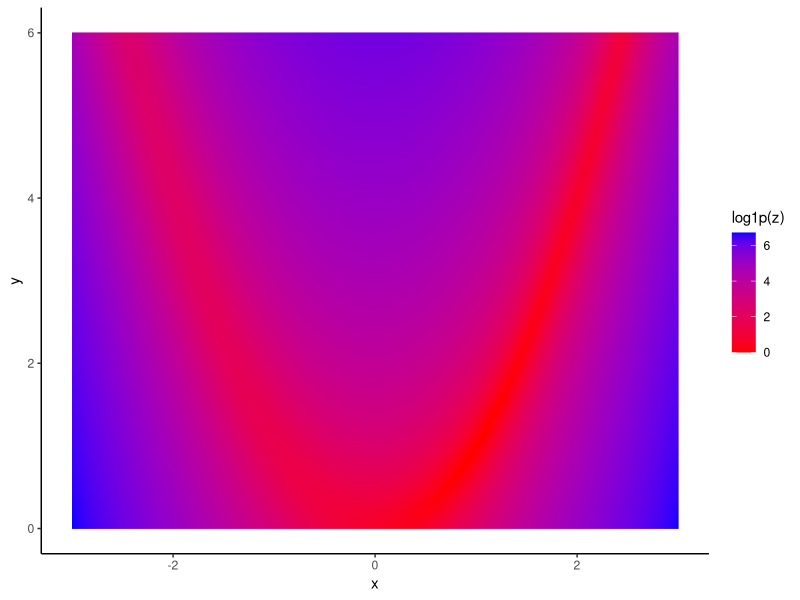
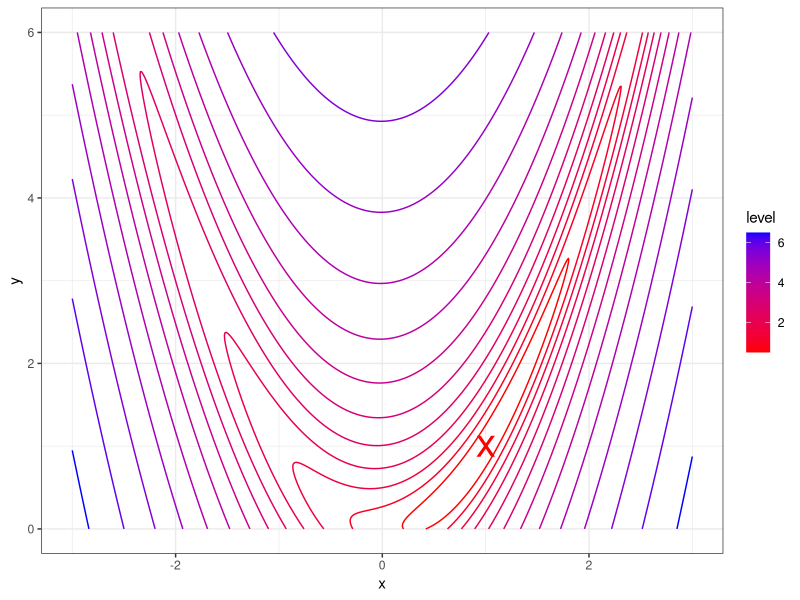
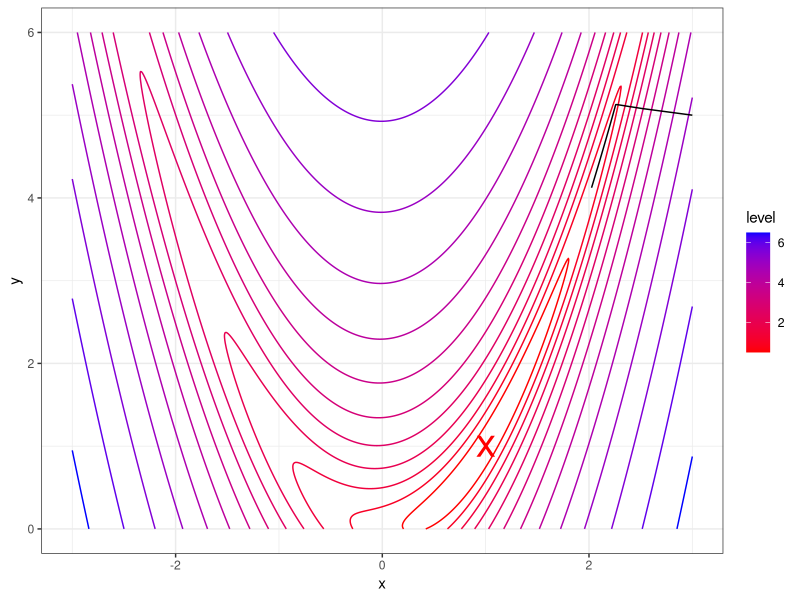
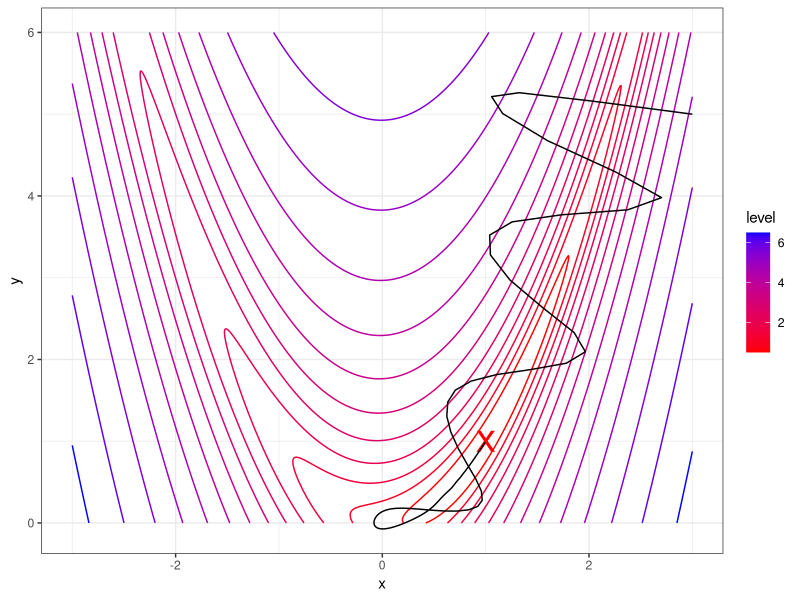
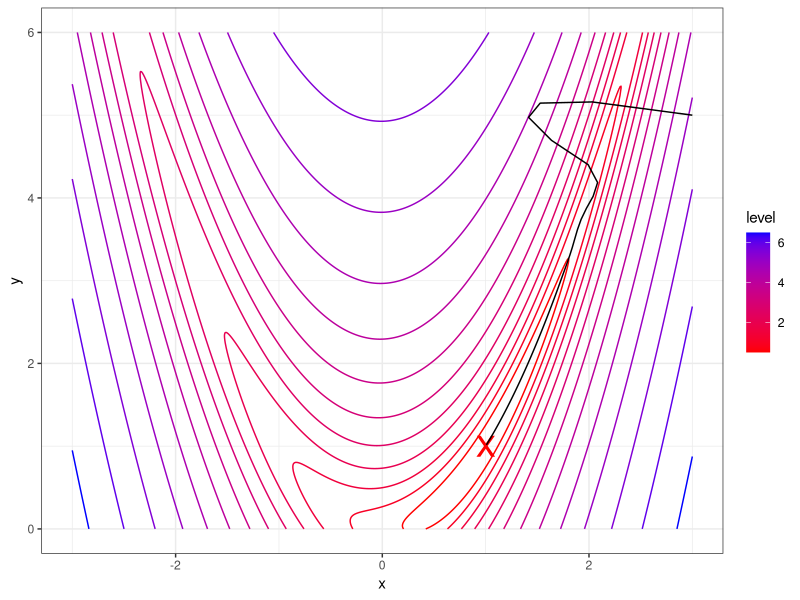
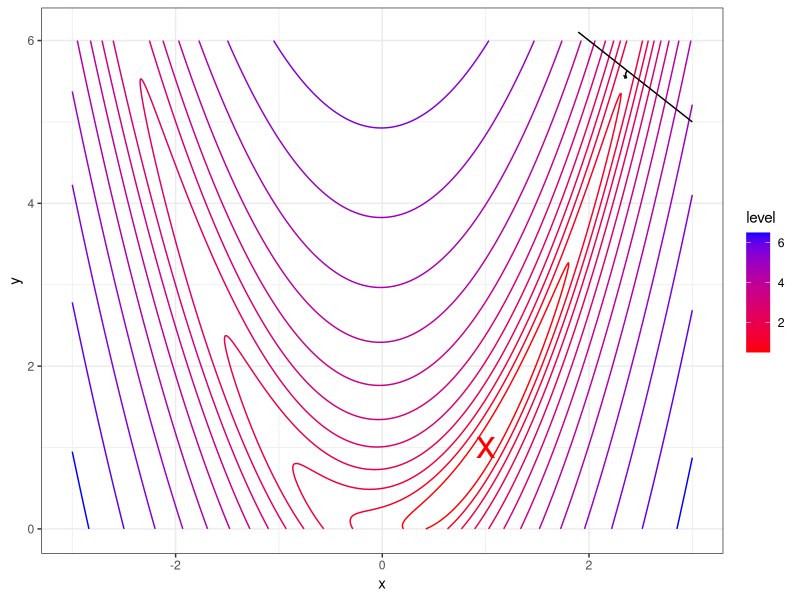
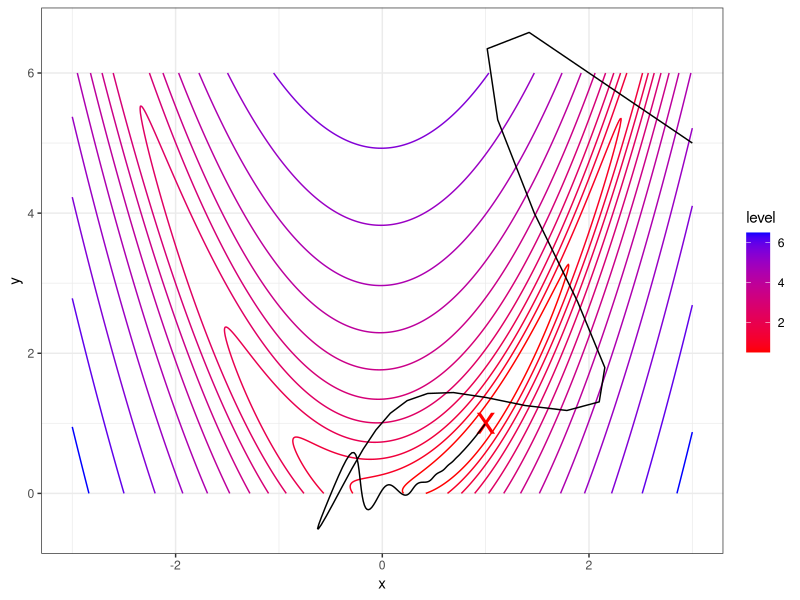
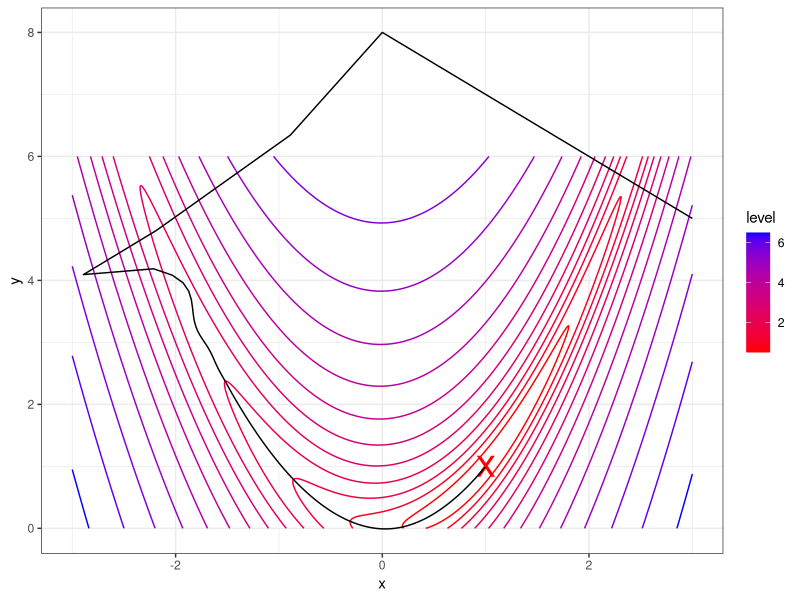

These figures' R source, in order:
## ---- chunk 1
library(ggplot2)
dir.create("plots")
ggs<-function(x,w=6,h=4){
  ggsave(file=paste0("plots/",x,".pdf"),width=w,height=h)
}
## ---- chunk 2
MAXITER<-2000
grad_descent<-function(f,g,x_init,stp=.001,maxIter=MAXITER){
  delta<-100
  t<-1
  res<-matrix(0,nrow=maxIter,ncol=3)
  colnames(res)<-c("x","y","f")
  res[1,]<-c(x_init,f(x_init))
  while(abs(delta)>1e-6 && t<maxIter){
    t<-t+1
    grad<-g(res[t-1,1:2])
    res[t,1:2]<-res[t-1,1:2]-stp*grad
    res[t,3]<-f(res[t,1:2])
    delta<-res[t,3]-res[t-1,3]
  }
  as.data.frame(res[1:t,])
}

momentum<-function(f,g,x_init,stp=.001,maxIter=MAXITER,momentum=.9,wait=1){
  delta<-100
  t<-1
  res<-matrix(0,nrow=maxIter,ncol=3)
  colnames(res)<-c("x","y","f")
  res[1,]<-c(x_init,f(x_init))
  velo<-0
  while(abs(delta)>1e-6 && t<maxIter){
    t<-t+1
    if(t<wait) velo<-0
    velo<-momentum*velo
    grad<-g(res[t-1,1:2])
    velo<-velo+stp*grad
    res[t,1:2]<-res[t-1,1:2]-velo
    res[t,3]<-f(res[t,1:2])
    delta<-res[t,3]-res[t-1,3]
  }
  as.data.frame(res[1:t,])
}

nesterov<-function(f,g,x_init,stp=.001,maxIter=MAXITER,momentum=.9,wait=1){
  delta<-100
  t<-1
  res<-matrix(0,nrow=maxIter,ncol=3)
  colnames(res)<-c("x","y","f")
  res[1,]<-c(x_init,f(x_init))
  velo<-0
  while(abs(delta)>1e-6 && t<maxIter){
    t<-t+1
    if(t<wait) velo<-0
    velo<-momentum*velo
    grad<-g(res[t-1,1:2]-velo)
    velo<-velo+stp*grad
    res[t,1:2]<-res[t-1,1:2]-velo
    res[t,3]<-f(res[t,1:2])
    delta<-res[t,3]-res[t-1,3]
  }
  as.data.frame(res[1:t,])
}

irprop<-function(f,g,x_init,maxIter=MAXITER,eta_plus=1.2,eta_minus=.5,
                 delta_max=50,delta_min=0,delta0=.5){
  k<-length(x_init)
  chg<-100
  t<-1
  res<-matrix(0,nrow=maxIter,ncol=3)
  colnames(res)<-c("x","y","f")
  res[1,]<-c(x_init,f(x_init))
  delta_old<-delta<-delta0*rep(1,k)
  dw<-grad_old<-rep(0,k)
  while(abs(chg)>1e-6 && t<maxIter){
  #while(t<maxIter){
    grad<-g(res[t,1:k])
    ind<-sign(grad_old)*sign(grad)
    delta[ind>0]<-min(delta_old[ind>0]*eta_plus, delta_max)
    delta[ind<0]<-max(delta_old[ind<0]*eta_minus, delta_min)
    grad[ind<0]<-1e-4*grad[ind<0] #comment out this line to get "original" rprop
    
    #irprop+
    #dw[ind>=0]<- -sign(grad[ind>=0])*delta[ind>=0]
    #dw[ind<0]<- if(chg>0) -dw[ind<0] else 0
    #irprop-
    dw<- -sign(grad)*delta
    
    res[t+1,1:k]<-res[t,1:k]+dw
    res[t+1,k+1]<-f(res[t+1,1:k])
    chg<-res[t+1,k+1]-res[t,k+1]
    delta_old<-delta
    grad_old<-grad
    t<-t+1
  }
  as.data.frame(res[1:t,])
}

adamax<-function(f,g,x_init,maxIter=MAXITER,stp=.002,
                 beta1=.9,beta2=.999){
  k<-length(x_init)
  chg<-100
  t<-1
  res<-matrix(0,nrow=maxIter,ncol=3)
  colnames(res)<-c("x","y","f")
  res[1,]<-c(x_init,f(x_init))
  m<-rep(0,k)
  u<-rep(0,k)
  while(abs(chg)>1e-6 && t<maxIter){
    t<-t+1
    grad<-g(res[t-1,1:k])
    m<-beta1*m+(1-beta1)*grad
    u<-pmax(beta2*u,abs(grad))
    velo<- -(stp/(1-beta1^t))*m/u
    res[t,1:k]<-res[t-1,1:k]+velo
    res[t,k+1]<-f(res[t,1:k])
    chg<-res[t,k+1]-res[t-1,k+1]
  }
  as.data.frame(res[1:t,])
}

nadam<-function(f,g,x_init,maxIter=MAXITER,stp=.002,
                 beta1=.9,beta2=.999){
  k<-length(x_init)
  chg<-100
  t<-1
  res<-matrix(0,nrow=maxIter,ncol=3)
  colnames(res)<-c("x","y","f")
  res[1,]<-c(x_init,f(x_init))
  m<-rep(0,k)
  u<-rep(0,k)
  while(abs(chg)>1e-6 && t<maxIter){
    t<-t+1
    grad<-g(res[t-1,1:k])
    m<-beta1*m+(1-beta1)*grad
    u<-pmax(beta2*u,abs(grad))
    velo<- -(stp/u)*(beta1*m+grad*(1-beta1))/(1-beta1^t)
    res[t,1:k]<-res[t-1,1:k]+velo
    res[t,k+1]<-f(res[t,1:k])
    chg<-res[t,k+1]-res[t-1,k+1]
  }
  as.data.frame(res[1:t,])
}

l2norm<-function(x){sqrt(sum(x^2))}

avagrad<-function(f,g,x_init,maxIter=MAXITER,stp=.1,
                 beta1=.9,beta2=.999,adam_eps_param=.1){
  #Savarese et al 2019 algorithm 2
  #stp=alpha, adam_eps_param=epsilon
  k<-length(x_init) #Savarese calls this "d"
  chg<-100
  t<-1
  res<-matrix(0,nrow=maxIter,ncol=3)
  colnames(res)<-c("x","y","f")
  res[1,]<-c(x_init,f(x_init))
  m<-rep(0,k)
  v<-rep(0,k)
  while(abs(chg)>1e-6 && t<maxIter){
    t<-t+1
    grad<-g(res[t-1,1:k])
    m<-beta1*m+(1-beta1)*grad
    eta<-1/(adam_eps_param+sqrt(v))
    res[t,1:k]<-res[t-1,1:k] - stp*(eta/l2norm(eta/sqrt(k)))*m
    v<-beta2*v+(1-beta2)*grad^2
    res[t,k+1]<-f(res[t,1:k])
    chg<-res[t,k+1]-res[t-1,k+1]
  }
  as.data.frame(res[1:t,])
}
## ---- chunk 3
rosenbrock_f <- function(x){
  (1-x[1])^2 + 10*(x[2]-x[1]^2)^2
}
rosenbrock_g <- function(x){
  dx1<- -2*(1-x[1]) - 20*(x[2]-x[1]^2)*2*x[1]
  dx2<- 20*(x[2]-x[1]^2)
  c(dx1,dx2)
}
solution<-data.frame(x=1,y=1)

pd<-expand.grid(x=seq(-3,3,.01),y=seq(0,6,.01))
pd$z<-apply(pd,1,rosenbrock_f)
ggplot(pd,aes(x=x,y=y))+geom_raster(aes(fill=log1p(z)))+scale_fill_continuous(low="red",high="blue")+theme_classic()
(base_plot<-ggplot(pd)+geom_contour(aes(x=x,y=y,z=log1p(z),colour=..level..))+scale_colour_continuous(low="red",high="blue")+geom_point(data=solution,aes(x,y),colour="red",size=10,shape="x")+theme_bw())
ggs("rosenbrock")
## ---- chunk 4
res<-list()
res[["gd"]]<-grad_descent(rosenbrock_f,rosenbrock_g,c(3,5))
base_plot+geom_path(aes(x=x,y=y),data=res$gd)
ggs("gd")
## ---- chunk 5
res[["mtm"]]<-momentum(rosenbrock_f,rosenbrock_g,c(3,5),stp=.002)
base_plot+geom_path(data=res$mtm,aes(x,y))
ggs("mtm")
## ---- chunk 6
res[["nstv"]]<-nesterov(rosenbrock_f,rosenbrock_g,c(3,5),stp=.002)
base_plot+geom_path(data=res$nstv,aes(x,y))
ggs("nstv")
## ---- chunk 7
res[["irprop"]]<-irprop(rosenbrock_f,rosenbrock_g,c(3,5))
base_plot+geom_path(data=res$irprop,aes(x,y))
#with(tail(res$irprop,20),plot(x,y,type="l"))
## ---- chunk 8
res[["admx"]]<-adamax(rosenbrock_f,rosenbrock_g,c(3,5),stp=3)
base_plot+geom_path(data=res$admx,aes(x,y))
#with(tail(res$admx,500),plot(x,y,type="l"))
ggs("admx")
## ---- chunk 9
res[["nadm"]]<-nadam(rosenbrock_f,rosenbrock_g,c(3,5),stp=3)
base_plot+geom_path(data=res$nadm,aes(x,y))
#with(tail(res$admx,500),plot(x,y,type="l"))
ggs("nadm")
## ---- chunk 10
res[["avagrad"]]<-avagrad(rosenbrock_f,rosenbrock_g,c(3,5),stp=.1,adam_eps_param =.1)
base_plot+geom_path(data=res$avagrad,aes(x,y))
## ---- chunk 11
pd2<-data.frame(method=names(res),nSteps=sapply(res,nrow))
pd2$err<-sapply(res,function(x){x[nrow(x),3]})
ggplot(pd2)+geom_bar(aes(x=method,y=err),stat="identity")+scale_y_log10()
ggplot(pd2)+geom_bar(aes(x=method,y=nSteps),stat="identity")
